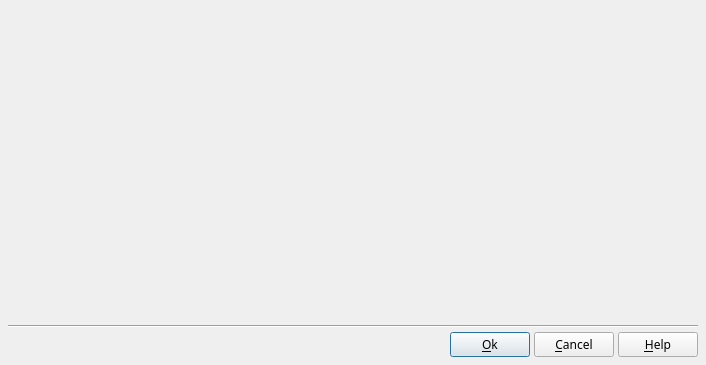
<?xml version="1.0" encoding="UTF-8"?>
<ui version="4.0">
 <class>FFDFileExplorer</class>
 <widget class="QDialog" name="FFDFileExplorer">
  <property name="geometry">
   <rect>
    <x>0</x>
    <y>0</y>
    <width>706</width>
    <height>365</height>
   </rect>
  </property>
  <property name="font">
   <font>
    <family>Sans Serif</family>
    <pointsize>9</pointsize>
   </font>
  </property>
  <property name="windowTitle">
   <string notr="true">Dialog</string>
  </property>
  <layout class="QVBoxLayout" name="verticalLayout">
   <property name="spacing">
    <number>4</number>
   </property>
   <property name="leftMargin">
    <number>8</number>
   </property>
   <property name="topMargin">
    <number>8</number>
   </property>
   <property name="rightMargin">
    <number>8</number>
   </property>
   <property name="bottomMargin">
    <number>8</number>
   </property>
   <item>
    <widget class="FFDMultimediaBrowser" name="Browser" native="true">
     <property name="sizePolicy">
      <sizepolicy hsizetype="Expanding" vsizetype="Expanding">
       <horstretch>0</horstretch>
       <verstretch>0</verstretch>
      </sizepolicy>
     </property>
    </widget>
   </item>
   <item>
    <widget class="Line" name="line">
     <property name="orientation">
      <enum>Qt::Horizontal</enum>
     </property>
    </widget>
   </item>
   <item>
    <layout class="QHBoxLayout" name="horizontalLayout_2">
     <property name="spacing">
      <number>4</number>
     </property>
     <item>
      <spacer name="horizontalSpacer_2">
       <property name="orientation">
        <enum>Qt::Horizontal</enum>
       </property>
       <property name="sizeHint" stdset="0">
        <size>
         <width>40</width>
         <height>20</height>
        </size>
       </property>
      </spacer>
     </item>
     <item>
      <widget class="QPushButton" name="OKBT">
       <property name="toolTip">
        <string>Accept modification and exit dialog box</string>
       </property>
       <property name="text">
        <string>&amp;Ok</string>
       </property>
       <property name="icon">
        <iconset>
         <normaloff>:/img/action_ok.png</normaloff>:/img/action_ok.png</iconset>
       </property>
      </widget>
     </item>
     <item>
      <widget class="QPushButton" name="CancelBt">
       <property name="toolTip">
        <string>Cancel modification and exit dialog box</string>
       </property>
       <property name="text">
        <string>&amp;Cancel</string>
       </property>
       <property name="icon">
        <iconset>
         <normaloff>:/img/action_cancel.png</normaloff>:/img/action_cancel.png</iconset>
       </property>
      </widget>
     </item>
     <item>
      <widget class="QPushButton" name="HelpBT">
       <property name="toolTip">
        <string>Show help about this dialogue box</string>
       </property>
       <property name="text">
        <string>&amp;Help</string>
       </property>
       <property name="icon">
        <iconset>
         <normaloff>:/img/help.png</normaloff>:/img/help.png</iconset>
       </property>
       <property name="shortcut">
        <string>F1</string>
       </property>
      </widget>
     </item>
    </layout>
   </item>
  </layout>
 </widget>
 <customwidgets>
  <customwidget>
   <class>FFDMultimediaBrowser</class>
   <extends>QWidget</extends>
   <header>wgt_QMultimediaBrowser/FFDMultimediaBrowser.h</header>
   <container>1</container>
  </customwidget>
 </customwidgets>
 <resources/>
 <connections/>
</ui>
